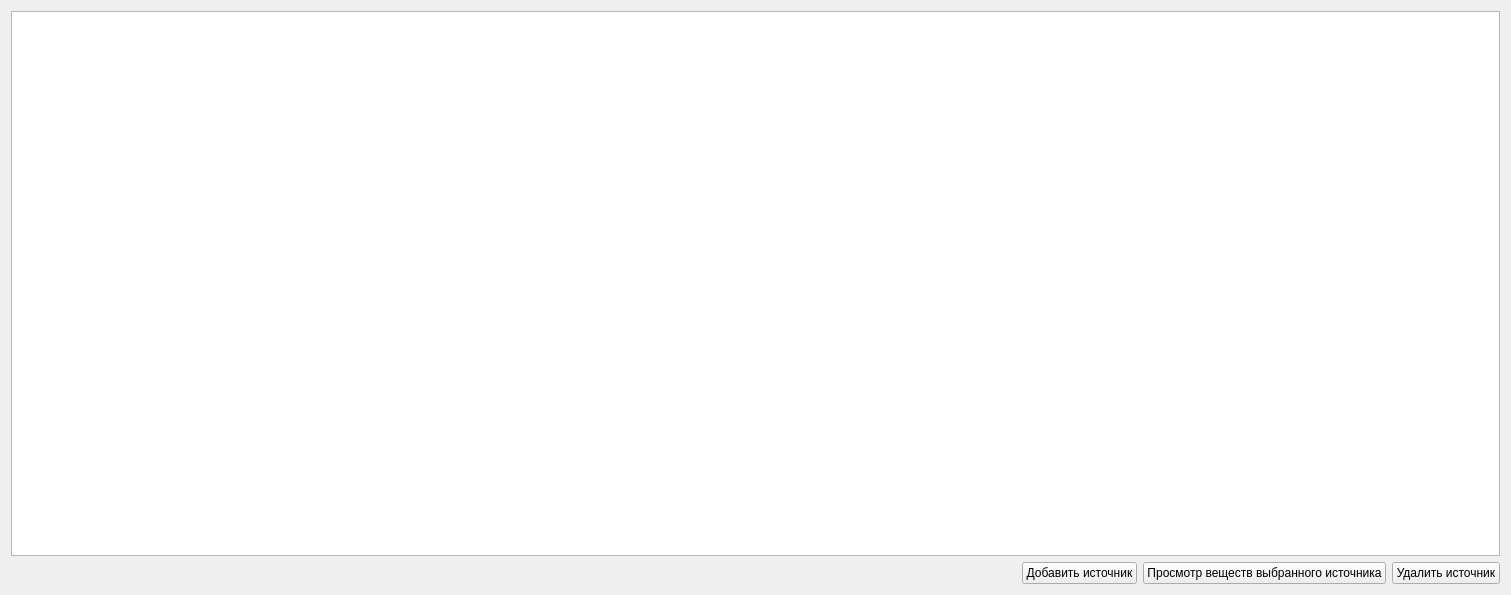
          <widget class="QWidget" name="polution_page">
           <property name="geometry">
            <rect>
             <x>0</x>
             <y>0</y>
             <width>1511</width>
             <height>595</height>
            </rect>
           </property>
           <attribute name="label">
            <string>Таблица источников загрязнения</string>
           </attribute>
           <layout class="QVBoxLayout" name="verticalLayout_6">
            <item>
             <widget class="QTableWidget" name="sources_table_widget">
              <property name="sizeAdjustPolicy">
               <enum>QAbstractScrollArea::AdjustToContents</enum>
              </property>
              <property name="editTriggers">
               <set>QAbstractItemView::NoEditTriggers</set>
              </property>
              <property name="selectionMode">
               <enum>QAbstractItemView::SingleSelection</enum>
              </property>
              <property name="selectionBehavior">
               <enum>QAbstractItemView::SelectRows</enum>
              </property>
              <property name="rowCount">
               <number>0</number>
              </property>
              <property name="columnCount">
               <number>0</number>
              </property>
             </widget>
            </item>
            <item>
             <layout class="QHBoxLayout" name="horizontalLayout_5" stretch="0,0,0,0">
              <property name="spacing">
               <number>6</number>
              </property>
              <property name="sizeConstraint">
               <enum>QLayout::SetMinimumSize</enum>
              </property>
              <property name="leftMargin">
               <number>0</number>
              </property>
              <item>
               <spacer name="horizontalSpacer">
                <property name="orientation">
                 <enum>Qt::Horizontal</enum>
                </property>
                <property name="sizeHint" stdset="0">
                 <size>
                  <width>40</width>
                  <height>20</height>
                 </size>
                </property>
               </spacer>
              </item>
              <item>
               <widget class="QPushButton" name="add_new_polution_source_button">
                <property name="sizePolicy">
                 <sizepolicy hsizetype="Fixed" vsizetype="Fixed">
                  <horstretch>0</horstretch>
                  <verstretch>0</verstretch>
                 </sizepolicy>
                </property>
                <property name="text">
                 <string>Добавить источник</string>
                </property>
               </widget>
              </item>
              <item>
               <widget class="QPushButton" name="current_source_matter_button">
                <property name="text">
                 <string>Просмотр веществ выбранного источника</string>
                </property>
               </widget>
              </item>
              <item>
               <widget class="QPushButton" name="delete_pollution_source_button">
                <property name="sizePolicy">
                 <sizepolicy hsizetype="Fixed" vsizetype="Fixed">
                  <horstretch>0</horstretch>
                  <verstretch>0</verstretch>
                 </sizepolicy>
                </property>
                <property name="text">
                 <string>Удалить источник</string>
                </property>
               </widget>
              </item>
             </layout>
            </item>
           </layout>
          </widget>
